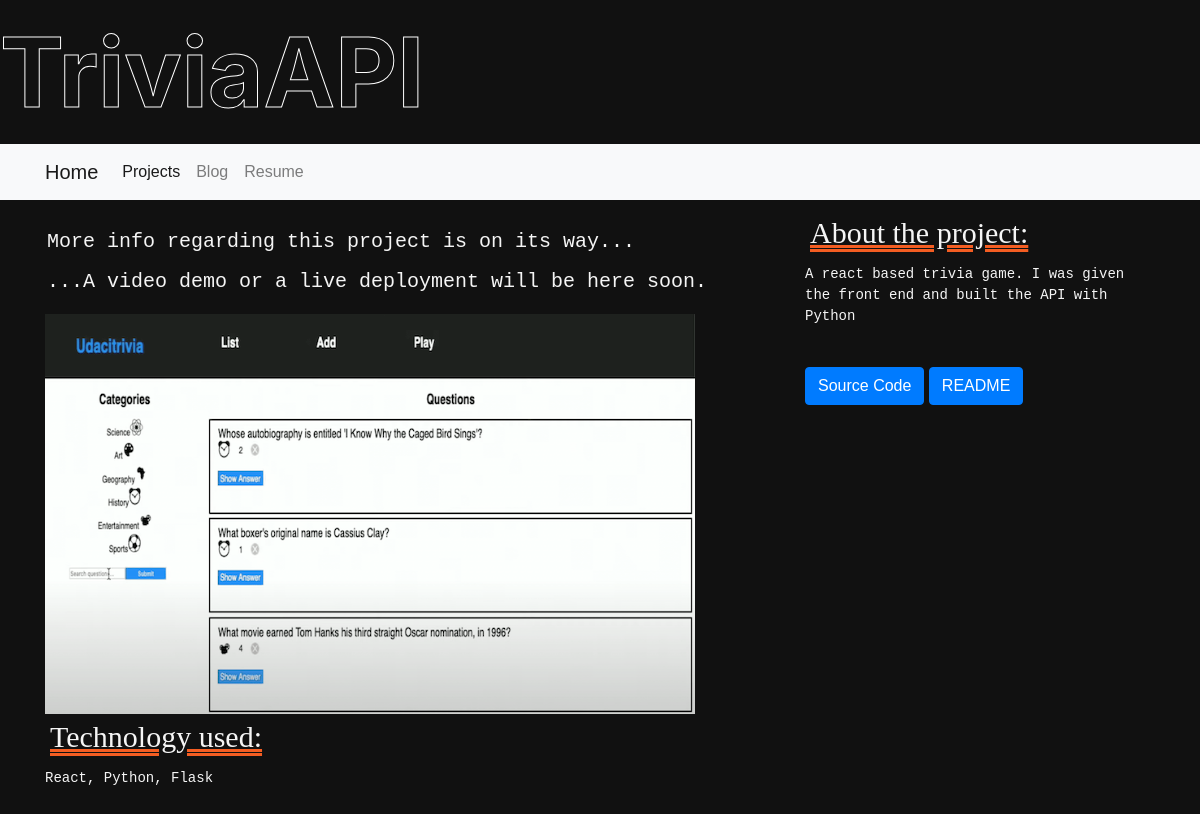
Screenshot of /projects/8/ with the database file from the repository.
### projects/models.py (models this page shows)
class Project(models.Model):
    title = models.CharField(max_length=100)
    description = models.TextField()
    technology = models.CharField(max_length=200)
    image = models.FilePathField(path="/img")
    condition = models.CharField(max_length=100)
    github = models.URLField(max_length=200, default='')
    video = models.FilePathField(path="/videos", default='')
    sourceCode = models.BooleanField(default=False)
    demo = models.BooleanField(default=False)
    readme = models.URLField(max_length=200, default='')

### projects/views.py (the view)
# urls.py: path("<int:pk>/", views.project_detail, name="project_detail"),
def project_detail(request, pk):
    project = Project.objects.get(pk=pk)
    context = {
        'project': project
    }
    return render(request, 'project_detail.html', context)

### projects/templates/project_detail.html (shortened to what this page needs)
<!DOCTYPE html>
{% extends "base.html" %}
{% load static %}
{% block page_content %}
<html>
    <head>
        <link rel="stylesheet" href="{% static 'css/project_detail.css' %}">
    </head>
    <body>
        <div class="row details">
            <div class="col-md-8">
                {% if project.video %}
                <h5>Demo Video:</h5>
                <video width="650" height="400" controls="controls">
                  <source src="{% static project.video %}" type=video/mp4>
                </video>
                {% else %}
                <h4>More info regarding this project is on its way...<br>
                ...A video demo or a live deployment will be here soon.
                </h4>
                <img src="{% static project.image %}" class="img-container">
                {% endif %}
                <h5>Technology used:</h5>
                <p>{{ project.technology }}</p>
            </div>
            <div class="col-md-4">
                <h5>About the project:</h5>
                <p>{{ project.description }}</p>
                <br>
                <a href="{{ project.github }}" target="_blank" class="btn btn-primary">Source Code</a>
                <a href="{{ project.readme }}" target="_blank" class="btn btn-primary">README</a>
                <br><br>
            </div>
        </div>
    </body>
</html>
{% endblock %}

### projects/static/css/project_detail.css (style rules this page uses)
* { margin: 0; padding: 0; box-sizing: border-box; font-family: 'Titillium Web', sans-serif; }
body { background: #111; padding-bottom: 300px; overflow-x: hidden; color: whitesmoke; }
body:before { position: center; top: 50%; left: 50%; transform: translate(-50%,-50%); font-size: 6em; font-weight: 700; color: transparent; -webkit-text-stroke: 1px #ffffff; }
.details { margin-top: 10px; }
h5 { font-size: 30px; font-family: cursive; text-decoration: underline; text-decoration-color: #f45d22; text-decoration-style: double; padding: 5px; }
p { font-family: monospace; font-size: 14px; }
.img-container { position: relative; width: 650px; height: 400px; }
h4 { font-family: monospace; font-size: 20px; padding: 2px; margin-top: 10px; margin-bottom: 10px; line-height: 40px }

### rows the page displays
Project: image (picture), technology "React, Python, Flask", description "A react based trivia game. I was given the front end and built the API with Python"
